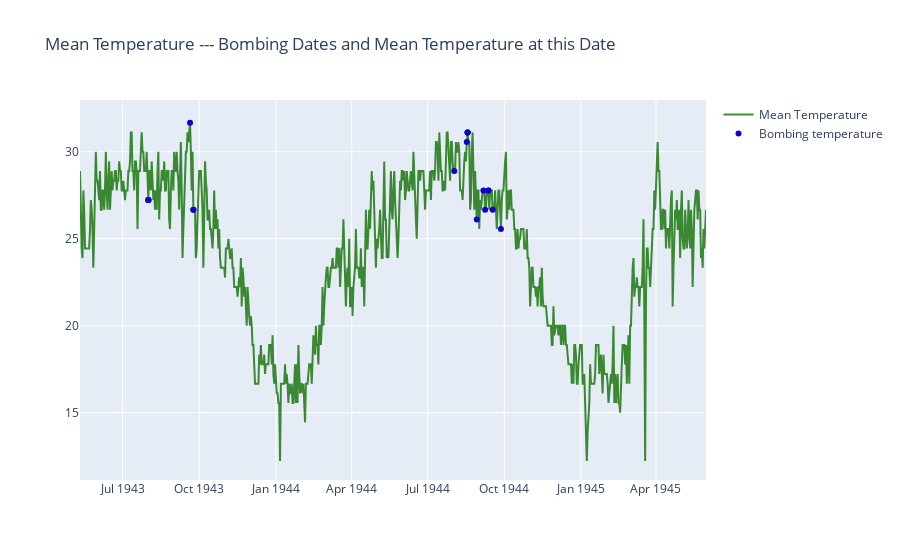

Notebook source saved alongside this figure:
### Code cell
# Visualization of boming tempratures during 1943 to 1945
liste = []
aa = []
for each in aerial_war["Mission Date"]:
    dummy = weather_bin[weather_bin.Date == each]
    liste.append(dummy["MeanTemp"].values)
aerial_war["dene"] = liste
for each in aerial_war.dene.values:
    aa.append(each[0])

# Create a trace
trace = go.Scatter(
    x = weather_bin.Date,
    mode = "lines",
    y = weather_bin.MeanTemp,
    marker = dict(color = 'rgba(16, 112, 2, 0.8)'),
    name = "Mean Temperature"
)
trace1 = go.Scatter(
    x = aerial_war["Mission Date"],
    mode = "markers",
    y = aa,
    marker = dict(color = 'rgba(16, 0, 200, 1)'),
    name = "Bombing temperature"
)
layout = dict(title = 'Mean Temperature --- Bombing Dates and Mean Temperature at this Date')
data = [trace,trace1]

fig = dict(data = data, layout = layout)
iplot(fig)

### Figure 1 — Plotly figure (JSON) as saved in the notebook; plotly's stock layout.template omitted (floating-point values rounded to 4 significant figures; data arrays with more than 128 entries replaced by an {"elided": "..."} marker saying what was removed)
{"data": [{"marker": {"color": "rgba(16, 112, 2, 0.8)"}, "mode": "lines", "name": "Mean Temperature", "type": "scatter", "x": {"elided": "751 str values"}, "y": {"elided": "751 float values"}}, {"marker": {"color": "rgba(16, 0, 200, 1)"}, "mode": "markers", "name": "Bombing temperature", "type": "scatter", "x": ["1944-08-02T00:00:00", "1943-09-20T00:00:00", "1943-09-24T00:00:00", "1943-09-24T00:00:00", "1944-08-17T00:00:00", "1944-08-18T00:00:00", "1944-08-18T00:00:00", "1944-08-18T00:00:00", "1944-08-29T00:00:00", "1944-09-06T00:00:00", "1944-09-08T00:00:00", "1944-09-12T00:00:00", "1944-09-12T00:00:00", "1944-09-17T00:00:00", "1944-09-27T00:00:00", "1943-08-01T00:00:00", "1943-08-01T00:00:00", "1943-08-01T00:00:00", "1943-08-01T00:00:00"], "y": [28.89, 31.67, 26.67, 26.67, 30.56, 31.11, 31.11, 31.11, 26.11, 27.78, 26.67, 27.78, 27.78, 26.67, 25.56, 27.22, 27.22, 27.22, 27.22]}], "layout": {"title": {"text": "Mean Temperature --- Bombing Dates and Mean Temperature at this Date"}}}
